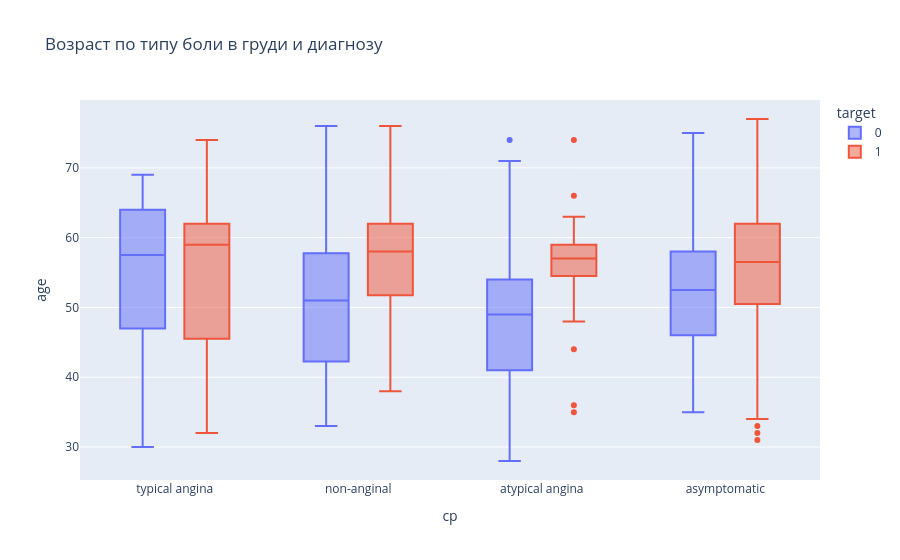

Source (notebook cell):
### Markdown cell above
# 11. Интерактивные графики Plotly

### Code cell
# Box plot по target и dataset
px.box(df, x='cp', y='age', color='target',
       title='Возраст по типу боли в груди и диагнозу').show()

### Figure 1 — Plotly figure (JSON) as saved in the notebook; plotly's stock layout.template omitted (floating-point values rounded to 4 significant figures; data arrays with more than 128 entries replaced by an {"elided": "..."} marker saying what was removed)
{"data": [{"alignmentgroup": "True", "hovertemplate": "target=0<br>cp=%{x}<br>age=%{y}<extra></extra>", "legendgroup": "0", "marker": {"color": "#636efa"}, "name": "0", "notched": false, "offsetgroup": "0", "orientation": "v", "showlegend": true, "type": "box", "x": {"elided": "411 str values"}, "x0": " ", "xaxis": "x", "y": {"elided": "411 int values"}, "y0": " ", "yaxis": "y"}, {"alignmentgroup": "True", "hovertemplate": "target=1<br>cp=%{x}<br>age=%{y}<extra></extra>", "legendgroup": "1", "marker": {"color": "#EF553B"}, "name": "1", "notched": false, "offsetgroup": "1", "orientation": "v", "showlegend": true, "type": "box", "x": {"elided": "509 str values"}, "x0": " ", "xaxis": "x", "y": {"elided": "509 int values"}, "y0": " ", "yaxis": "y"}], "layout": {"boxmode": "group", "legend": {"title": {"text": "target"}, "tracegroupgap": 0}, "title": {"text": "Возраст по типу боли в груди и диагнозу"}, "xaxis": {"anchor": "y", "domain": [0, 1], "title": {"text": "cp"}}, "yaxis": {"anchor": "x", "domain": [0, 1], "title": {"text": "age"}}}}
